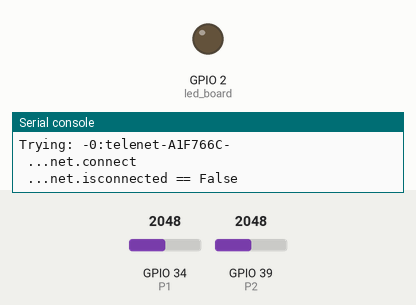
Recording of a program running on a simulated ESP32 board running MicroPython. Shown: output pins drawn as LEDs (lit = HIGH), the last lines printed to the serial console. Inputs (shaded band) come from the test bench; at power-on: GPIO 34 (P1) = 2048, GPIO 39 (P2) = 2048 (analog values on the 0–4095 scale). No MQTT or app messages arrive unless stated.

Above: at 0.1 s.
At 4.6 s:
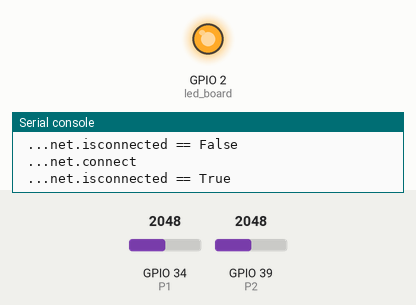
Timing chart, 0 to 7.0 s (numbered marks = the images above):
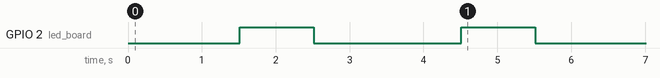

The program:

esp_2_pot_sensor.py
```python
import simpleWifi_v2
import sys
import time
from connectMQTT import mqtt_connect_hivemq_cloud, mqtt_connect_mosquitto_local
import json #json structuur wordt verwacht door HA
from machine import Pin,ADC

mqtt = None
DEV_NAME = "esp32_pot_sensor_sam"
SENSOR_ID = "080270"
#potentiometer objecten maken
P1 = ADC(Pin(34))
P1.atten(ADC.ATTN_11DB)

P2 = ADC(Pin(39))
P2.atten(ADC.ATTN_11DB)

#functie auto detectie van esp sensor in HA
def publish_discovery(client):
    global DEV_NAME,SENSOR_ID
    #f (format) zorgt ervoor dat alles als een string kan geschreven worden
    #de waarden van variabelen kunnen in deze string worden ingevoegd door
    #de variabelen tussen {} te plaatsen.
    #vroeger deden we dit als volgt:
    #"homeassistant/sensor/"+str(DEV_NAME)+"/config"
    discovery_topic = f"homeassistant/sensor/{DEV_NAME}_pot1/config"
    discovery_payload = {
        "name":"potentiometer 1",
        "state_topic":f"home/{DEV_NAME}/state",#state topic device idem voor elke entiteit
        "unit_of_measurement":"%",
        "unique_id":f"{DEV_NAME}_{SENSOR_ID}_001",#moet uniek zijn
        "value_template":"{{value_json.pot1}}",#temp is hier de key om waarde
        #temperatuur te publiceren
        "device":{
            "identifiers":[DEV_NAME],
            "name":DEV_NAME,
            "model":"ESP32",
            "manufacturer":"Custom"}
        }
    client.publish(discovery_topic.encode(),
                   json.dumps(discovery_payload).encode(),
                   retain=True) #retain = True, zorgt ervoor dat deze boodschap
    #wordt behouden op de broker
    print("auto discovery pot1 naar HA gestuurd")

    discovery_topic = f"homeassistant/sensor/{DEV_NAME}_pot2/config"
    discovery_payload = {
        "name":"potentiometer 2",
        "state_topic":f"home/{DEV_NAME}/state",#aan HA zeggen wat state topic is
        "unit_of_measurement":"%",
        "unique_id":f"{DEV_NAME}_{SENSOR_ID}_002",
        "value_template":"{{value_json.pot2}}",#hum is hier de key om waarde
        #vochtigheid te publiceren
        "device":{
            "identifiers":[DEV_NAME],
            "name":DEV_NAME,
            "model":"ESP32",
            "manufacturer":"Custom"}
        }
    client.publish(discovery_topic.encode(),
                   json.dumps(discovery_payload).encode(),
                   retain=True) #retain = True, zorgt ervoor dat deze boodschap
    #wordt behouden op de broker
    print("auto discovery pot2 naar HA gestuurd")

wifi = simpleWifi_v2.Wifi()
wifi.open()
if wifi.get_status() < 0:#geen verbinding, verlaten prog
    print("geen connectie met het netwerk, bye ...")
    sys.exit()

print(wifi.get_IPdata())

#als je import doet van connectMQTT
#dus import connectMQTT
#dan moet de functie: mqtt_connect_hivemq_cloud() oproepen
#als volgt:
#connectMQTT.mqtt_connect_hivemq_cloud()
# mqtt = mqtt_connect_hivemq_cloud()
mqtt = mqtt_connect_mosquitto_local()
if mqtt is None:#geen verbinding broker, verlaat prog
    print("geen connectie met de broker, bye ...")
    sys.exit()

publish_discovery(mqtt)

while True:
    value1 = P1.read()
    value1 = 100*value1//4096
    value2 = P2.read()
    value2 = 100*value2//4096
    payload = {"pot1":value1,"pot2":value2}
    mqtt.publish(f"home/{DEV_NAME}/state",json.dumps(payload).encode())
    print("waarden potentiometers ","pot1:",payload["pot1"],"pot2:",payload["pot2"])
    time.sleep(2)
```

simpleWifi_v2.py
```python
import wifi_data_v2
import network
import time
from machine import Pin
class Wifi:

    bConnected = False

    def __init__(self):
        """ activation WLAN interface"""
        self.net=None
        self.status=0
        self.wdata=wifi_data_v2.Data
        try:
            self.net=network.WLAN(network.STA_IF)
            self.net.active(True)
        except Exception as e:
            self.status = -1
            if self.wdata.debug:
                print(e)

    def open(self):
        """connect to SSID from wifi_data"""
        try:
            print(f"Opening a connection to the WIFI")
            for j in range(0,len(self.wdata.ssid)):
                print(f"Trying: -{j}:{self.wdata.ssid[j]}-")
                for t in range(0,self.wdata.times_try):
                    try:
                        print(" ...net.connect")
                        self.net.connect(self.wdata.ssid[j],self.wdata.pwd[j])
                        if self.net.isconnected():
                            print(" ...net.isconnected == True")
                            self.status = 1
                            Wifi.bConnected = True
                            return True
                        print(" ...net.isconnected == False")
                        time.sleep_ms(100)
                    except:
                        time.sleep(100)
            self.status = -1
            return False
        except Exception as e:
            print(f"Exception: {e}")
            self.status = -1
            if self.wdata.debug:
                print(e)
            return False

    def open_static(self,ip,subnet,gateway,dns):
        print("Setting static IP address")
        self.net.ifconfig((ip,subnet,gateway,dns))
        """connect to SSID from wifi_data"""
        try:
            for j in range(0,len(self.wdata.ssid)):
                for t in range(0,self.wdata.times_try):
                    try:
                        self.net.connect(self.wdata.ssid[j],self.wdata.pwd[j])
                        if self.net.isconnected():
                            self.status = 1
                            Wifi.bConnected = True
                            return True
                        time.sleep_ms(100)
                    except:
                        time.sleep_ms(100)
            self.status = -1
            return False
        except Exception as e:
            print("Error Connection")
            self.status = -1
            if self.wdata.debug:
                print(e)
            return False

    def close(self):
        """disconnect"""
        self.net.disconnect()
        self.status = 0
        Wifi.bConnected = False

    def get_status(self):
        """gives status by blinking LED
        status NOK: 10 short flash
        status OK: Long on - short off - long on"""
        led_board=Pin(2,Pin.OUT)
        if self.status <= 0:
            for t in range(0,10):
                led_board.value(1)
                time.sleep_ms(100)
                led_board.value(0)
                time.sleep_ms(100)
        else:
            led_board.value(1)
            time.sleep_ms(1000)
            led_board.value(0)
            time.sleep_ms(2000)
            led_board.value(1)
            time.sleep_ms(1000)
            led_board.value(0)
        return self.status

    def checkWifiConnect(self):
        """Check if the ESP is still connected to the network
        if not, try to reconnect"""
        if self.get_IPdata() == "" or self.get_IPdata()[0]=="0.0.0.0":
            self.status=0
            self.open()
            self.get_status()

    def get_IPdata(self):
        """Get IP data"""
        if self.status>0:
            return self.net.ifconfig()
        else:
            return ""
```

connectMQTT.py
```python
from umqtt.robust import MQTTClient #module voor MQTT
import ssl

MQTT_SERVER = "192.168.0.192"
MQTT_PORT = 1884

MQTT_SERVER_HIVE = "cb1801cd6d3b48339e06180cc5a759ff.s1.eu.hivemq.cloud"
MQTT_PORT_HIVE = 8883

MQTT_USER = "samsam"
MQTT_PW = "H3tCv0.be"


def mqtt_connect_hivemq_cloud():
    #laat veiligheid over aan de server = Broker in de cloud
    context = ssl.SSLContext(ssl.PROTOCOL_TLS_CLIENT)
    context.verify_mode = ssl.CERT_NONE
    mqttcl = MQTTClient(
            client_id="sam_esp_1".encode(),
            server=MQTT_SERVER_HIVE.encode(),
            port=MQTT_PORT_HIVE,  # 0 wijst naar de standaard poort, dat is 8883
            user=MQTT_USER.encode(),
            password=MQTT_PW.encode(),
            keepalive=7200, #connectie wordt 7200 seconden opengehouden
            ssl=context,
    )
    mqttcl.connect()
    return mqttcl

def mqtt_connect_public_hivemq():
    #laat veiligheid over aan de server = Broker in de cloud
    mqttcl = MQTTClient(
            client_id="sam196409271".encode(),
            server="broker.hivemq.com")
    mqttcl.connect()
    return mqttcl

def mqtt_connect_mosquitto_local():
    #laat veiligheid over aan de server = Broker in de cloud
    print("Connecting to mosquitto local")
    context = ssl.SSLContext(ssl.PROTOCOL_TLS_CLIENT)
    context.verify_mode = ssl.CERT_NONE
    mqttcl = MQTTClient(
            client_id="sam_esp_1".encode(),
            server=MQTT_SERVER.encode(),
            port=MQTT_PORT,  # 0 wijst naar de standaard poort, dat is 8883
            user=MQTT_USER.encode(),
            password=MQTT_PW.encode(),
            keepalive=7200, #connectie wordt 7200 seconden opengehouden
            ssl=None,
    )
    mqttcl.connect()
    return mqttcl
```

wifi_data_v2.py
```python
class Data:
    ssid= ["telenet-A1F766C", "wifiCVO24"]
    pwd=["x58pethrKefm","H3tCv0.be"]
    times_try=10
    debug=True
```
